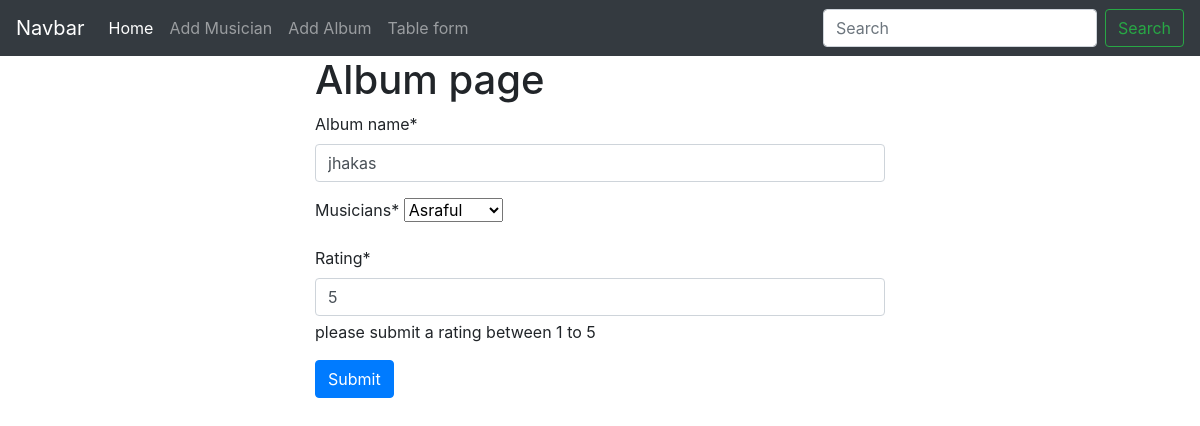
Page /album/edit/7 on the committed database.
### album/models.py (models this page shows, shortened)
class AlbumModel(models.Model):
    Album_name = models.CharField(max_length=100)
    musicians = models.ForeignKey(MusicianModel,on_delete=models.CASCADE)
    Album_release_date = models.DateField(auto_now_add=True)
    rating = models.CharField(max_length=1 , help_text="please submit a rating between 1 to 5")

### album/views.py (the view)
# urls.py: path('edit/<int:id>', views.EditAlbumViews , name = "edit_album"),
def EditAlbumViews(request,id):
    albumid = models.AlbumModel.objects.get(pk=id)
    albumform = forms.AlbunForm(instance=albumid)
    if request.method=='POST':
        albumform = forms.AlbunForm(request.POST,instance=albumid)
        if albumform.is_valid():
            albumform.save()
            return redirect('table_page')
    return render(request,'album.html',{'album_form':albumform})

### album/forms.py
class AlbunForm(forms.ModelForm):
    class Meta:
        model = models.AlbumModel
        fields = '__all__'

### musician/models.py (called while the page is built)
    def __str__(self):
        return self.First_Name

### album/templates/album.html (shortened to what this page needs)
{% extends 'base.html' %}
{% load crispy_forms_tags %}
{% block contant1 %}
<div class="container " style="width: 50%;margin: auto;">
    <h1>Album page</h1>
    <form method = "POST">
        {{album_form|crispy}}
        <button type="submit" class="btn btn-primary">Submit</button>
    </form>
</div>
{% endblock contant1 %}

### rows in the picture
AlbumModel: Album_name "jhakas", musicians "Asraful", rating "5"
